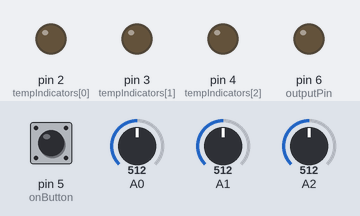
A sketch run on a simulated Arduino Uno, built with avr-gcc and run on an emulated ATmega328P. Shown: output pins drawn as LEDs (lit = HIGH). Inputs (shaded band) come from the test bench; at power-on: A0 = 512, A1 = 512, A2 = 512, pin 5 (onButton) LOW.

Above: at 1.2 s.
1.3 s: A0 set to 489
At 2.5 s:
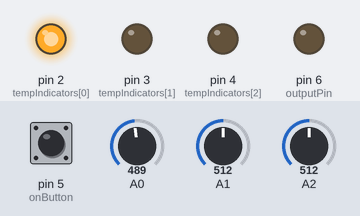
2.8 s: A1 set to 489
At 3.9 s:
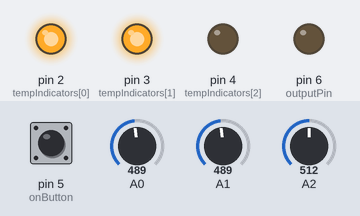
4.3 s: A2 set to 488
At 5.3 s:
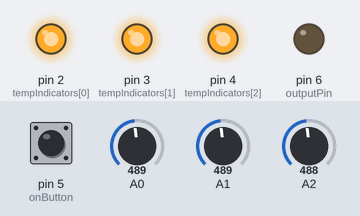
5.8 s: A0 set to 510
At 6.6 s:
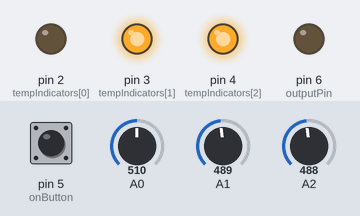
7.3 s: pin 5 (onButton) pulled HIGH for 0.15 s
At 7.9 s:
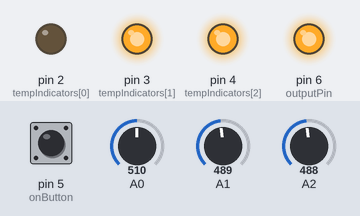
8.9 s: A1 set to 510
At 9.4 s:
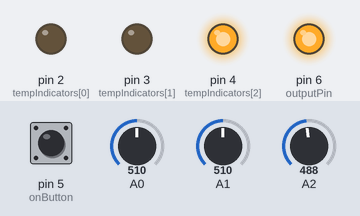
Timing chart, 0 to 11.4 s (numbered marks = the images above; inputs shaded):
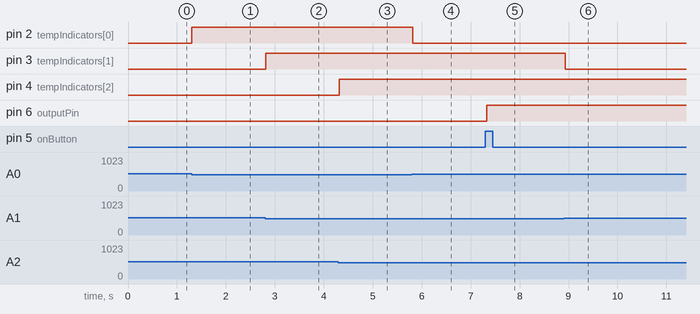

Measured:
- the behaviour switches between 500 and 499 on A0 (found by bisection; images 0 and 1)
- the behaviour switches between 500 and 499 on A1 (found by bisection; images 1 and 2)
- the behaviour switches between 500 and 499 on A2 (found by bisection; images 2 and 3)
- after the input at 1.3 s, pin 2 (tempIndicators[0]): LOW → HIGH at once
- after the input at 2.8 s, pin 3 (tempIndicators[1]): LOW → HIGH at once
- after the input at 4.3 s, pin 4 (tempIndicators[2]): LOW → HIGH at once
- after the input at 5.8 s, pin 2 (tempIndicators[0]): HIGH → LOW at once
- after the input at 7.3 s, pin 6 (outputPin): LOW → HIGH at once
- after the input at 8.9 s, pin 3 (tempIndicators[1]): HIGH → LOW at once

The sketch:

sketch_jan05b.ino
```cpp
enum State {
  WAITING,
  RUNNING
};

int numSensors = 3;
//int tempIndicators[] = {2};
int tempIndicators[] = {2, 3, 4};
//int tempSensors[] = {0};
int tempSensors[] = {0, 1, 2};
int onButton = 5;
int outputPin = 6;
int targetTemp = 500;

boolean pressed = false;
State state = WAITING;
boolean atTemp[] = {false, false, false};

// the setup routine runs once when you press reset:
void setup() {
  // initialize the digital pin as an output.
  for (int i = 0; i < numSensors; i++) {
    pinMode(tempIndicators[i], OUTPUT);
  }
  pinMode(outputPin, OUTPUT);
  pinMode(onButton, INPUT);
}

// the loop routine runs over and over again forever:
void loop() {
  boolean isPressed = digitalRead(onButton);
  boolean anyTemp = false;
  boolean allTemp = true;

  for (int i = 0; i < numSensors; i++) {
    atTemp[i] = analogRead(tempSensors[i]) < targetTemp;
  digitalWrite(tempIndicators[i], atTemp[i]);
    anyTemp |= !atTemp[i];
    allTemp &= atTemp[i];
  }

  if (pressed != isPressed) {
    pressed = isPressed;
    if (pressed && anyTemp) {
      state = RUNNING;
      digitalWrite(outputPin, HIGH);
    }
  }

  if (state == RUNNING && allTemp) {
    state = WAITING;
    digitalWrite(outputPin, LOW);
  }

  delay(100);
}
```
